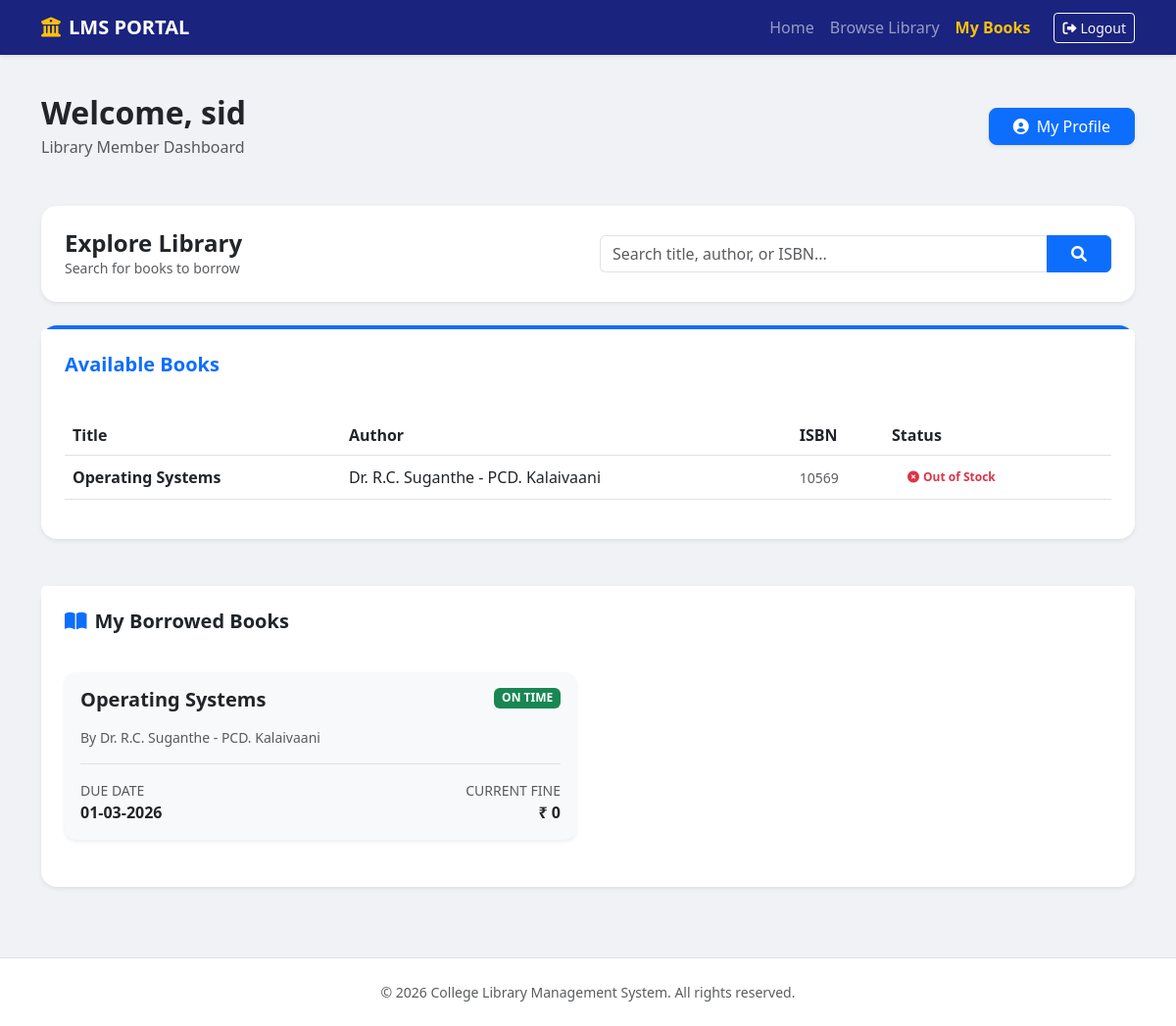
Screenshot of /user_dashboard (signed in) with the database file from the repository.
### controller/models.py (models this page shows, shortened)
class User(db.Model, UserMixin):
    id = db.Column(db.Integer, primary_key=True)
    account_no = db.Column(db.String(20), unique=True, nullable=False)
    name = db.Column(db.String(100), nullable=False)
    email = db.Column(db.String(120), unique=True, nullable=False)
    password = db.Column(db.String(200), nullable=False)
    role = db.Column(db.String(20), nullable=False)

class Book(db.Model):
    id = db.Column(db.Integer, primary_key=True)
    title = db.Column(db.String(200), nullable=False)
    author = db.Column(db.String(100), nullable=False)
    isbn = db.Column(db.String(20), unique=True, nullable=False)
    copies = db.Column(db.Integer, default=1)
    date_added = db.Column(db.DateTime, default=datetime.utcnow)

class Transaction(db.Model):
    id = db.Column(db.Integer, primary_key=True)
    user_id = db.Column(db.Integer, db.ForeignKey('user.id'), nullable=False)
    book_id = db.Column(db.Integer, db.ForeignKey('book.id'), nullable=False)
    issue_date = db.Column(db.DateTime, default=datetime.utcnow)
    due_date = db.Column(db.DateTime, nullable=False)
    return_date = db.Column(db.DateTime, nullable=True)
    user = db.relationship('User', backref='transactions', lazy=True)
    book = db.relationship('Book', backref='transactions', lazy=True)

### app.py (the view)
@app.route('/user_dashboard')
@login_required
def user_dashboard():
    if current_user.role == 'librarian':
        return redirect(url_for('admin_dashboard'))
    search_query = request.args.get('search_book', '')
    if search_query:
        all_books = Book.query.filter(
            (Book.title.ilike(f'%{search_query}%')) |
            (Book.author.ilike(f'%{search_query}%')) |
            (Book.isbn.ilike(f'%{search_query}%'))
        ).all()
    else:
        all_books = Book.query.all()
    my_books = Transaction.query.filter_by(user_id=current_user.id, return_date=None).all()
    total_my_fine = 0
    now = datetime.utcnow()
    for txn in my_books:
        if now > txn.due_date:
            total_my_fine += (now - txn.due_date).days * 5
    return render_template('user_dashboard.html',
                           books=all_books,
                           my_books=my_books,
                           total_fine=total_my_fine,
                           search_query=search_query,
                           now=now)

### app.py (called while the page is built)
@login_manager.user_loader
def load_user(user_id):
    return db.session.get(User, int(user_id))

### templates/user_dashboard.html (shortened to what this page needs)
{% extends "base.html" %}
{% block content %}
<div class="container py-4">
    <div class="d-flex justify-content-between align-items-center mb-5">
        <div>
            <h2 class="fw-bold text-dark mb-1">Welcome, {{ current_user.name }}</h2>
            <p class="text-muted mb-0">Library Member Dashboard</p>
        </div>
        <a href="{{ url_for('profile') }}" class="btn btn-primary shadow-sm px-4 rounded-3">
            <i class="fas fa-user-circle me-2"></i>My Profile
        </a>
    </div>
    <div class="card border-0 shadow-sm mb-4 rounded-4">
        <div class="card-body p-4">
            <div class="row align-items-center">
                <div class="col-md-6">
                    <h4 class="fw-bold mb-0">Explore Library</h4>
                    <p class="text-muted small mb-0">Search for books to borrow</p>
                </div>
                <div class="col-md-6">
                    <form action="{{ url_for('user_dashboard') }}" method="GET" class="input-group">
                        <input type="text" name="search_book" class="form-control border-end-0"
                               placeholder="Search title, author, or ISBN..." value="{{ search_query }}">
                        <button class="btn btn-primary px-4" type="submit">
                            <i class="fas fa-search"></i>
                        </button>
                    </form>
                </div>
            </div>
        </div>
    </div>
    {% if search_query or books %}
    <div class="card border-0 shadow-sm mb-5 rounded-4 border-top border-primary border-4">
        <div class="card-header bg-white border-0 pt-4 px-4">
            <h5 class="fw-bold text-primary">
                {% if search_query %}Search Results{% else %}Available Books{% endif %}
            </h5>
        </div>
        <div class="card-body p-4">
            <div class="table-responsive">
                <table class="table table-hover align-middle">
                    <thead>
                        <tr>
                            <th>Title</th>
                            <th>Author</th>
                            <th>ISBN</th>
                            <th>Status</th>
                        </tr>
                    </thead>
                    <tbody>
                        {% for book in books %}
                        <tr>
                            <td class="fw-bold">{{ book.title }}</td>
                            <td>{{ book.author }}</td>
                            <td><small class="text-muted">{{ book.isbn }}</small></td>
                            <td>
                                {% if book.copies > 0 %}
                                    <form action="{{ url_for('request_book', book_id=book.id) }}" method="POST">
                                        <button type="submit" class="btn btn-sm btn-primary shadow-sm">
                                            <i class="fas fa-paper-plane me-1"></i>Request to Borrow
                                        </button>
                                    </form>
                                {% else %}
                                    <span class="badge bg-danger-soft text-danger py-2 px-3">
                                        <i class="fas fa-times-circle me-1"></i>Out of Stock
                                    </span>
                                {% endif %}
                            </td>
                        </tr>
                        {% else %}
                        <tr>
                            <td colspan="4" class="text-center py-4 text-muted">
                                No books found.
                            </td>
                        </tr>
                        {% endfor %}
                    </tbody>
                </table>
            </div>
        </div>
    </div>
    {% endif %}
    <div class="card border-0 shadow-sm rounded-4">
        <div class="card-header bg-white border-0 pt-4 px-4">
            <h5 class="fw-bold"><i class="fas fa-book-open me-2 text-primary"></i>My Borrowed Books</h5>
        </div>
        <div class="card-body p-4">
            {% if my_books %}
            <div class="row">
                {% for txn in my_books %}
                <div class="col-md-6 mb-4">
                    <div class="card h-100 border-0 shadow-sm bg-light">
                        <div class="card-body">
                            <div class="d-flex justify-content-between align-items-start mb-3">
                                <h5 class="card-title fw-bold mb-0">{{ txn.book.title }}</h5>
                                {% if now > txn.due_date %}
                                    <span class="badge bg-danger">OVERDUE</span>
                                {% else %}
                                    <span class="badge bg-success">ON TIME</span>
                                {% endif %}
                            </div>
                            <p class="text-muted small mb-3">By {{ txn.book.author }}</p>
                            <div class="d-flex justify-content-between border-top pt-3">
                                <div>
                                    <small class="text-uppercase text-muted d-block">Due Date</small>
                                    <span class="fw-bold {% if now > txn.due_date %}text-danger{% endif %}">
                                        {{ txn.due_date.strftime('%d-%m-%Y') }}
                                    </span>
                                </div>
                                <div class="text-end">
                                    <small class="text-uppercase text-muted d-block">Current Fine</small>
                                    <span class="fw-bold">
                                        {% set days = (now - txn.due_date).days %}
                                        ₹ {{ days * 5 if days > 0 else 0 }}
                                    </span>
                                </div>
                            </div>
                        </div>
                    </div>
                </div>
                {% endfor %}
            </div>
            {% else %}
            <div class="text-center py-5">
                <i class="fas fa-ghost fa-3x text-muted mb-3"></i>
                <p class="text-muted">You don't have any borrowed books at the moment.</p>
            </div>
            {% endif %}
        </div>
    </div>
</div>
{% endblock %}

### static/style.css (style rules this page uses)
:root { --college-blue: #1a237e; --accent-gold: #fbc02d; }
body { background-color: #f0f2f5; color: #333; }
.card { border: none; border-radius: 12px; transition: all 0.3s ease; }

### rows the page displays
User: name "sid"
Book: title "Operating Systems", author "Dr. R.C. Suganthe - PCD. Kalaivaani", isbn "10569", copies 0 (drawn)
Transaction: book "Operating Systems", shows "ON TIME", book.author "Dr. R.C. Suganthe - PCD. Kalaivaani", due_date "01-03-2026"
